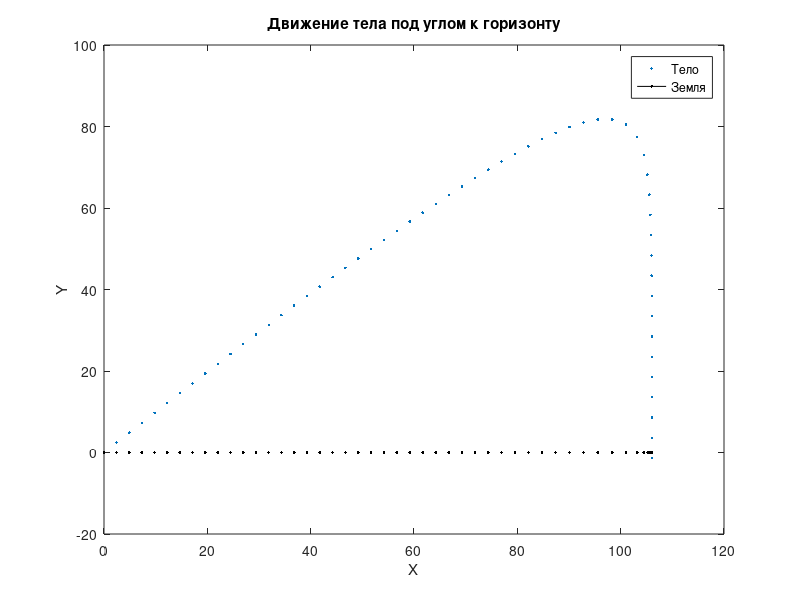

This figure's MATLAB source:
% Движение под углом к горизонту c циклом while
clear all;
 
% начальная координата
x0=0; 
y0=0; 

% начальная скорость
alpha=pi/4; 
v0=150;
vx0=v0*cos(alpha);  
vy0=v0*sin(alpha); 

k=30; % коэфф сопр
massa=30;
g=9.801; 

%параметр схемы
dL=5;

%начальные условия
U(1,1)=x0;
U(1,2)=y0;
U(1,3)=vx0;
U(1,4)=vy0;

method = 4; %ERK_ 1,2,3,4

if method == 1
    m=1;
    while U(m,2)>=0
        m=m+1;
        z=sqrt(1+U(m-1,3)^2+U(m-1,4)^2+(-k/massa*U(m-1,3))^2+(-g-k/massa*U(m-1,4))^2);
        w(m-1,1)=U(m-1,3)/z;
        w(m-1,2)=U(m-1,4)/z;
        w(m-1,3)=-k/massa*U(m-1,3)/z;
        w(m-1,4)=(-g-k/massa*U(m-1,4))/z;
        for i=1:4
            U(m,i)=U(m-1,i)+dL*w(m-1,i);
        end
    end
end

if method == 2
    m=1;
    a2=2/3;
    b1=1/4;
    b2=3/4;
    c1=0;
    c2=0;
    while U(m,2)>=0
        m=m+1;
        z=sqrt(1+U(m-1,3)^2+U(m-1,4)^2+(-k/massa*U(m-1,3))^2+(-g-k/massa*U(m-1,4))^2);
        w1(m-1,1)=U(m-1,3)/z;
        w1(m-1,2)=U(m-1,4)/z;
        w1(m-1,3)=-k/massa*U(m-1,3)/z;
        w1(m-1,4)=(-g-k/massa*U(m-1,4))/z;
        
        Uw1=U+dL*a2*w1;
        
        z=sqrt(1+Uw1(m-1,3)^2+Uw1(m-1,4)^2+(-k/massa*Uw1(m-1,3))^2+(-g-k/massa*Uw1(m-1,4))^2);
        w2(m-1,1)=Uw1(m-1,3)/z;
        w2(m-1,2)=Uw1(m-1,4)/z;
        w2(m-1,3)=-k/massa*Uw1(m-1,3)/z;
        w2(m-1,4)=(-g-k/massa*Uw1(m-1,4))/z;
        for i=1:4
            U(m,i)=U(m-1,i)+dL*(w1(m-1,i)*b1+b2*w2(m-1,i));
        end
    end
end

if method == 3
    m=1;
    a2=1/2;
    a3=3/4; 
    b1=2/9;
    b2=3/9;
    b3=4/9;  
    while U(m,2)>=0
        m=m+1;
        z=sqrt(1+U(m-1,3)^2+U(m-1,4)^2+(-k/massa*U(m-1,3))^2+(-g-k/massa*U(m-1,4))^2);
        w1(m-1,1)=U(m-1,3)/z;
        w1(m-1,2)=U(m-1,4)/z;
        w1(m-1,3)=-k/massa*U(m-1,3)/z;
        w1(m-1,4)=(-g-k/massa*U(m-1,4))/z;
        
        Uw1=U+dL*a2*w1;
        
        z=sqrt(1+Uw1(m-1,3)^2+Uw1(m-1,4)^2+(-k/massa*Uw1(m-1,3))^2+(-g-k/massa*Uw1(m-1,4))^2);
        w2(m-1,1)=Uw1(m-1,3)/z;
        w2(m-1,2)=Uw1(m-1,4)/z;
        w2(m-1,3)=-k/massa*Uw1(m-1,3)/z;
        w2(m-1,4)=(-g-k/massa*Uw1(m-1,4))/z;
        
        Uw2=U+dL*a3*w2;
        
        z=sqrt(1+Uw2(m-1,3)^2+Uw2(m-1,4)^2+(-k/massa*Uw2(m-1,3))^2+(-g-k/massa*Uw2(m-1,4))^2);
        w3(m-1,1)=Uw2(m-1,3)/z;
        w3(m-1,2)=Uw2(m-1,4)/z;
        w3(m-1,3)=-k/massa*Uw2(m-1,3)/z;
        w3(m-1,4)=(-g-k/massa*Uw2(m-1,4))/z;
        for i=1:4
            U(m,i)=U(m-1,i)+dL*(w1(m-1,i)*b1+b2*w2(m-1,i)+b3*w3(m-1,i));
        end
    end
end

if method == 4
    m=1;
    a2=1/2;
    a3=1/2; 
    a4=1;
    b1=1/6;
    b2=1/3;
    b3=1/3; 
    b4=1/6;  
    while U(m,2)>=0
        m=m+1;
        z=sqrt(1+U(m-1,3)^2+U(m-1,4)^2+(-k/massa*U(m-1,3))^2+(-g-k/massa*U(m-1,4))^2);
        w1(m-1,1)=U(m-1,3)/z;
        w1(m-1,2)=U(m-1,4)/z;
        w1(m-1,3)=-k/massa*U(m-1,3)/z;
        w1(m-1,4)=(-g-k/massa*U(m-1,4))/z;
        
        Uw1=U+dL*a2*w1;
        
        z=sqrt(1+Uw1(m-1,3)^2+Uw1(m-1,4)^2+(-k/massa*Uw1(m-1,3))^2+(-g-k/massa*Uw1(m-1,4))^2);
        w2(m-1,1)=Uw1(m-1,3)/z;
        w2(m-1,2)=Uw1(m-1,4)/z;
        w2(m-1,3)=-k/massa*Uw1(m-1,3)/z;
        w2(m-1,4)=(-g-k/massa*Uw1(m-1,4))/z;
        
        Uw2=U+dL*a3*w2;
        
        z=sqrt(1+Uw2(m-1,3)^2+Uw2(m-1,4)^2+(-k/massa*Uw2(m-1,3))^2+(-g-k/massa*Uw2(m-1,4))^2);
        w3(m-1,1)=Uw2(m-1,3)/z;
        w3(m-1,2)=Uw2(m-1,4)/z;
        w3(m-1,3)=-k/massa*Uw2(m-1,3)/z;
        w3(m-1,4)=(-g-k/massa*Uw2(m-1,4))/z;
        
        Uw3=U+dL*a4*w3;
        
        z=sqrt(1+Uw3(m-1,3)^2+Uw3(m-1,4)^2+(-k/massa*Uw3(m-1,3))^2+(-g-k/massa*Uw3(m-1,4))^2);
        w4(m-1,1)=Uw3(m-1,3)/z;
        w4(m-1,2)=Uw3(m-1,4)/z;
        w4(m-1,3)=-k/massa*Uw3(m-1,3)/z;
        w4(m-1,4)=(-g-k/massa*Uw3(m-1,4))/z;
        for i=1:4
            U(m,i)=U(m-1,i)+dL*(w1(m-1,i)*b1+b2*w2(m-1,i)+b3*w3(m-1,i)+b4*w4(m-1,i));
        end
    end
end

figure(1);
plot(U(:,1),U(:,2),'.');
hold on
plot(U(:,1),0,'k');
xlabel('X');
ylabel('Y');
title('Движение тела под углом к горизонту');
legend('Тело','Земля');
